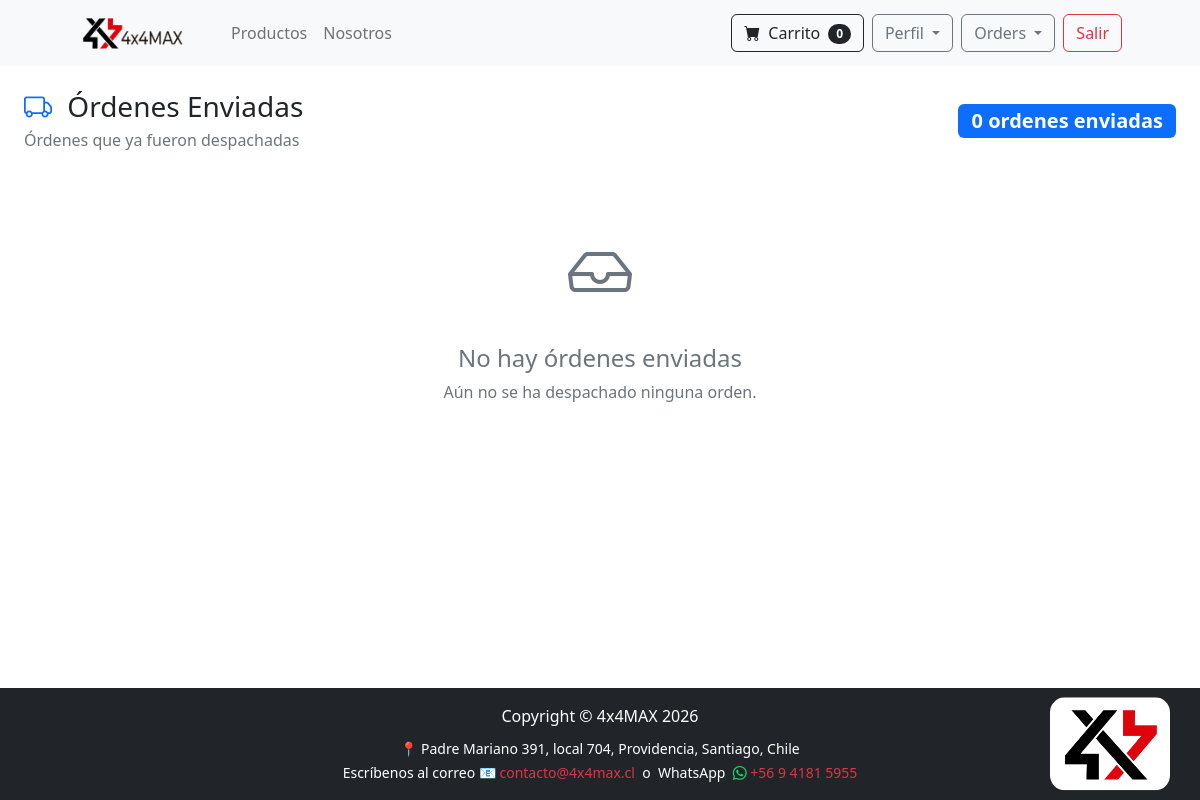
/payment/shipped_orders_dash (signed in), run on an earlier commit of the app's database.
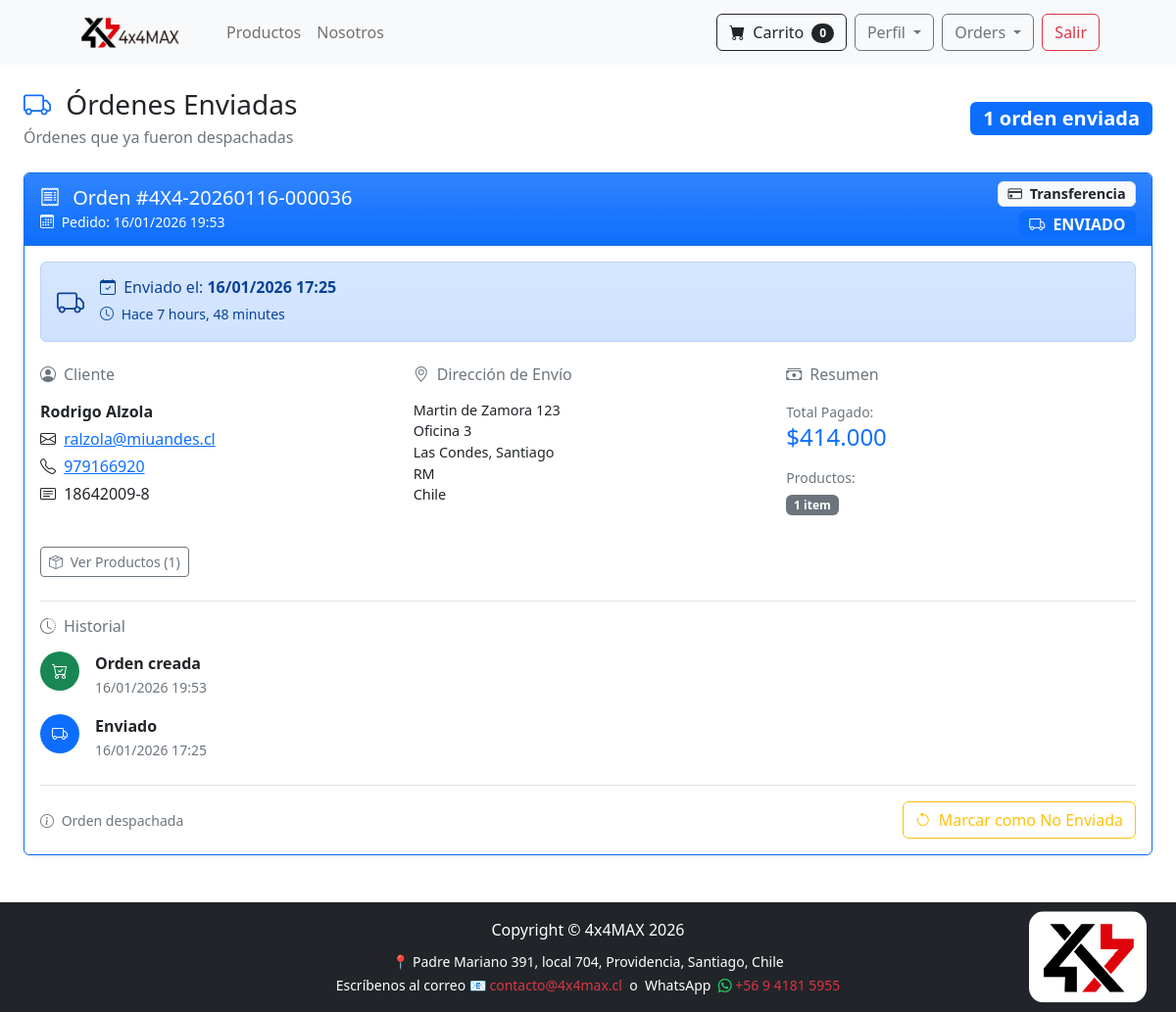
And on a later commit of the database.
### payment/models.py (models this page shows, shortened)
class Order(models.Model):
    PAYMENT_METHOD_CHOICES = [
        ('transbank', 'Transbank'),
        ('bank_transfer', 'Transferencia Bancaria'),
    ]
    ORDER_STATUS_CHOICES = [
        ('pending', 'Pendiente'),
        ('paid', 'Pagado'),
        ('shipped', 'Enviado'),
        ('completed', 'Completado'),
        ('cancelled', 'Cancelado'),
    ]
    user = models.ForeignKey(User, on_delete=models.CASCADE, null=True, blank=True)
    full_name = models.CharField(max_length=250)
    email = models.EmailField(max_length=250)
    phone = models.CharField(max_length=20)
    id_number = models.CharField(max_length=10, default='', validators=[validar_rut], help_text='Formato: 12345678-9')
    shipping_address = models.TextField(max_length=15000)
    workshop = models.ForeignKey('workshop.Workshop', on_delete=models.SET_NULL, null=True, blank=True)
    amount_pay = models.DecimalField(max_digits=10, decimal_places=2)
    date_order = models.DateTimeField(auto_now_add=True)
    shipped = models.BooleanField(default=False)
    date_shipped = models.DateTimeField(blank=True, null=True)
    has_international_items = models.BooleanField(default=False)
    buy_order = models.CharField(max_length=50, unique=True, null=True, blank=True, db_index=True)
    payment_method = models.CharField(max_length=20, choices=PAYMENT_METHOD_CHOICES, default='transbank')
    order_status = models.CharField(max_length=20, choices=ORDER_STATUS_CHOICES, default='pending')
    transaction_date = models.DateTimeField(null=True, blank=True)
    authorization_code = models.CharField(max_length=50, null=True, blank=True)
    payment_type_code = models.CharField(max_length=10, null=True, blank=True)  # VD, VN, etc.
    installments_number = models.IntegerField(null=True, blank=True)
    card_number = models.CharField(max_length=20, null=True, blank=True)  # últimos 4 dígitos
    session_id = models.CharField(max_length=100, null=True, blank=True)
    accounting_date = models.CharField(max_length=10, null=True, blank=True)
    transaction_status = models.CharField(max_length=50, null=True, blank=True)
    coupon = models.ForeignKey('Coupon', on_delete=models.SET_NULL, null=True, blank=True)
    coupon_discount = models.DecimalField(max_digits=10, decimal_places=2, default=0)
    amount_before_discount = models.DecimalField(max_digits=10, decimal_places=2, default=0)
    class Meta:
        ordering = ['-date_order']

### payment/views.py (the view, shortened to what this page needs)
# urls.py: path('shipped_orders_dash', views.shipped_orders_dash, name='shipped_orders_dash'),
def shipped_orders_dash(request):
    if request.user.is_authenticated and request.user.is_superuser:
        orders = Order.objects.filter(shipped=True).order_by('-date_shipped')
        return render(request, "payment/shipped_orders_dash.html", {'orders': orders})
    else:
        messages.error(request, "⛔ Acceso Denegado.")
        return redirect('home')

### cart/cart.py (called while the page is built)
    def __len__(self):
        return len(self.cart)

### cart/context_processor.py (called while the page is built)
def cart(request):
    return {'cart': Cart(request)}

### payment/models.py (called while the page is built)
    def get_total(self):
        return self.price * self.quantity

### store/templatetags/custom_filters.py (called while the page is built)
@register.filter
def currency_format(value):
    try:
        value = float(value)
        value = int(value)
        return f"{value:,}".replace(',', '.')
    except (ValueError, TypeError):
        return value

### payment/templates/payment/shipped_orders_dash.html (shortened to what the changed rows need)
{% extends 'base.html' %}
{% load custom_filters %}
{% block content %}
<div class="container-fluid px-4 py-4">
    <div class="d-flex justify-content-between align-items-center mb-4">
        <div>
            <h1 class="h3 mb-1">
                <i class="bi bi-truck text-primary me-2"></i>
                Órdenes Enviadas
            </h1>
        </div>
        <div>
            <span class="badge bg-primary fs-5">
                {{ orders.count }} orden{{ orders.count|pluralize:"es" }} enviada{{ orders.count|pluralize:"s" }}
            </span>
        </div>
    </div>
    {% if orders %}
        <div class="row">
            {% for order in orders %}
            <div class="col-12 mb-4">
                <div class="card shadow-sm border-primary">
                    <div class="card-header bg-primary bg-gradient text-white d-flex justify-content-between align-items-center">
                        <div>
                            <h5 class="mb-0">
                                <i class="bi bi-receipt me-2"></i>
                                Orden #{{ order.buy_order }}
                            </h5>
                            <small>
                                <i class="bi bi-calendar3 me-1"></i>
                                Pedido: {{ order.date_order|date:"d/m/Y H:i" }}
                            </small>
                        </div>
                        <div class="text-end">
                            <div class="badge bg-light text-dark border mb-1" style="font-size: 0.9em;">
                                <i class="bi bi-credit-card me-1"></i>
                                {% if order.payment_method == 'transbank' %}
                                    Transbank
                                {% elif order.payment_method == 'bank_transfer' %}
                                    Transferencia
                                {% else %}
                                    Pagado
                                {% endif %}
                            </div>
                            <div>
                                <span class="badge bg-primary fs-6">
                                    <i class="bi bi-truck me-1"></i>
                                    ENVIADO
                                </span>
                            </div>
                        </div>
                    </div>
                    <div class="card-body">
                        <div class="alert alert-primary bg-gradient mb-4">
                            <div class="d-flex align-items-center">
                                <i class="bi bi-truck fs-3 me-3"></i>
                                <div>
                                    <h6 class="mb-1">
                                        <i class="bi bi-calendar-check me-1"></i>
                                        Enviado el:
                                        <strong>{{ order.date_shipped|date:"d/m/Y H:i" }}</strong>
                                    </h6>
                                    <small>
                                        <i class="bi bi-clock me-1"></i>
                                        Hace {{ order.date_shipped|timesince }}
                                    </small>
                                </div>
                            </div>
                        </div>
                        <div class="row">
                            <div class="col-md-4 mb-3">
                                <h6 class="text-muted mb-3">
                                    <i class="bi bi-person-circle me-2"></i>Cliente
                                </h6>
                                <p class="mb-1"><strong>{{ order.full_name }}</strong></p>
                                <p class="mb-1">
                                    <i class="bi bi-envelope me-1"></i>
                                    <a href="mailto:{{ order.email }}">{{ order.email }}</a>
                                </p>
                                <p class="mb-1">
                                    <i class="bi bi-telephone me-1"></i>
                                    <a href="tel:{{ order.phone }}">{{ order.phone }}</a>
                                </p>
                                <p class="mb-0">
                                    <i class="bi bi-card-text me-1"></i>
                                    {{ order.id_number }}
                                </p>
                            </div>
                            <div class="col-md-4 mb-3">
                                <h6 class="text-muted mb-3">
                                    <i class="bi bi-geo-alt me-2"></i>Dirección de Envío
                                </h6>
                                {% if order.workshop %}
                                    <div class="alert alert-info py-2 mb-2">
                                        <small>
                                            <i class="bi bi-tools me-1"></i>
                                            <strong>Taller:</strong> {{ order.workshop.name }}
                                        </small>
                                    </div>
                                    <p class="mb-0" style="font-size: 0.9em; white-space: pre-line;">{{ order.workshop.address1 }}
{{ order.workshop.commune }}, {{ order.workshop.city }}
Tel: {{ order.workshop.phone }}</p>
                                {% else %}
                                    <p class="mb-0" style="font-size: 0.9em; white-space: pre-line;">{{ order.shipping_address }}</p>
                                {% endif %}
                            </div>
                            <div class="col-md-4 mb-3">
                                <h6 class="text-muted mb-3">
                                    <i class="bi bi-cash-stack me-2"></i>Resumen
                                </h6>
                                <div class="mb-3">
                                    <small class="text-muted">Total Pagado:</small>
                                    <h4 class="mb-0 text-primary">
                                        ${{ order.amount_pay|currency_format }}
                                    </h4>
                                </div>
                                <div>
                                    <small class="text-muted d-block mb-1">Productos:</small>
                                    <span class="badge bg-secondary">
                                        {{ order.orderitem_set.count }} item{{ order.orderitem_set.count|pluralize:"s" }}
                                    </span>
                                </div>
                            </div>
                        </div>
                        <div class="mt-3">
                            <button class="btn btn-sm btn-outline-secondary" type="button" data-bs-toggle="collapse" data-bs-target="#products{{ order.id }}">
                                <i class="bi bi-box-seam me-1"></i>
                                Ver Productos ({{ order.orderitem_set.count }})
                            </button>
                        </div>
                        <div class="mt-4 pt-3 border-top">
                            <h6 class="text-muted mb-3">
                                <i class="bi bi-clock-history me-2"></i>Historial
                            </h6>
                            <div class="timeline">
                                <div class="d-flex mb-3">
                                    <div class="me-3">
                                        <div class="bg-success text-white rounded-circle d-flex align-items-center justify-content-center" style="width: 40px; height: 40px;">
                                            <i class="bi bi-cart-check"></i>
                                        </div>
                                    </div>
                                    <div>
                                        <strong>Orden creada</strong>
                                        <br>
                                        <small class="text-muted">{{ order.date_order|date:"d/m/Y H:i" }}</small>
                                    </div>
                                </div>
                                <div class="d-flex">
                                    <div class="me-3">
                                        <div class="bg-primary text-white rounded-circle d-flex align-items-center justify-content-center" style="width: 40px; height: 40px;">
                                            <i class="bi bi-truck"></i>
                                        </div>
                                    </div>
                                    <div>
                                        <strong>Enviado</strong>
                                        <br>
                                        <small class="text-muted">{{ order.date_shipped|date:"d/m/Y H:i" }}</small>
                                    </div>
                                </div>
                            </div>
                        </div>
                        <div class="mt-4 pt-3 border-top d-flex justify-content-between align-items-center">
                            <div>
                                <small class="text-muted">
                                    <i class="bi bi-info-circle me-1"></i>
                                    Orden despachada
                                </small>
                            </div>
                            <div>
                                <button type="button"
                                        class="btn btn-outline-warning"
                                        data-bs-toggle="modal"
                                        data-bs-target="#unshippedModal{{ order.id }}">
                                    <i class="bi bi-arrow-counterclockwise me-1"></i>
                                    Marcar como No Enviada
                                </button>
                            </div>
                        </div>
                    </div>
                </div>
            </div>
            {% endfor %}
        </div>
    {% else %}
        <div class="text-center py-5">
            <div class="mb-4">
                <i class="bi bi-inbox text-muted" style="font-size: 4rem;"></i>
            </div>
            <h4 class="text-muted">No hay órdenes enviadas</h4>
            <p class="text-muted">Aún no se ha despachado ninguna orden.</p>
        </div>
    {% endif %}
</div>
{% endblock %}

What changed in the data, as far as the page shows it:
added Order: buy_order "4X4-20260116-000036", date_order "16/01/2026 19:53", payment_method "Transferencia", date_shipped "16/01/2026 17:25", date_shipped "7 hours, 48 minutes", full_name "Rodrigo Alzola", email "ralzola@miuandes.cl", phone "979166920", id_number "18642009-8", shipping_address "Martin de Zamora 123 Oficina 3 Las Condes, Santiago RM Chile", amount_pay "414.000", orderitem_set.count "1"
Also different on the page:
{{ orders.count }}: "0" → "1"
text no longer shown: "No hay órdenes enviadas Aún no se ha despachado ninguna orden."
